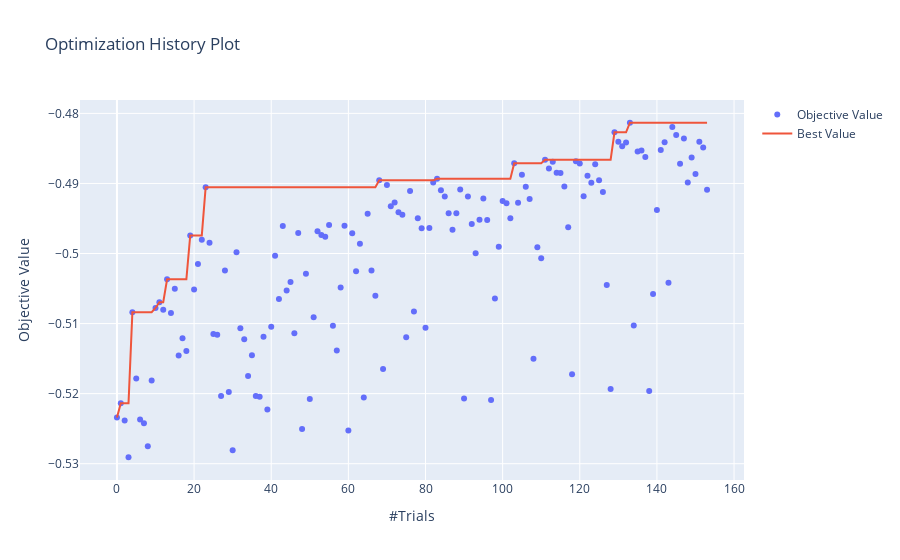

Notebook source saved alongside this figure:
### Code cell
study_name = "bayesian_opt_xgboost_v1"  # Unique identifier of the study.
storage_name = f"sqlite:///C:/Users/Noaja/Downloads/msci_project/tth-ML-project/models/{study_name}.db"
study = optuna.load_study(study_name=study_name, storage=storage_name)

df = study.trials_dataframe(attrs=("value", "params", "state"))
df.dropna(inplace=True)

optuna.visualization.plot_optimization_history(study)

### Figure 1 — Plotly figure (JSON) as saved in the notebook; plotly's stock layout.template omitted (floating-point values rounded to 4 significant figures; data arrays with more than 128 entries replaced by an {"elided": "..."} marker saying what was removed)
{"data": [{"mode": "markers", "name": "Objective Value", "type": "scatter", "x": {"elided": "154 int values"}, "y": {"elided": "154 float values"}}, {"name": "Best Value", "type": "scatter", "x": {"elided": "154 int values"}, "y": {"elided": "154 float values"}}], "layout": {"title": {"text": "Optimization History Plot"}, "xaxis": {"title": {"text": "#Trials"}}, "yaxis": {"title": {"text": "Objective Value"}}}}
